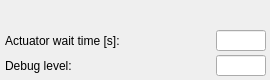
<?xml version="1.0" ?>
<ui version="4.0">
  <class>Dialog</class>
  <widget class="PyDMFrame" name="screen">
    <property name="geometry">
      <rect>
        <x>300</x>
        <y>200</y>
        <width>270</width>
        <height>80</height>
      </rect>
    </property>
    <property name="minimumSize">
      <size>
        <width>270</width>
        <height>80</height>
      </size>
    </property>
    <property name="styleSheet">
      <string notr="true">PyDMFrame#screen {
  color: rgb(0, 0, 0);
  background-color: rgb(187, 187, 187);
  }</string>
    </property>
    <property name="windowTitle">
      <string>filter_drive_config</string>
    </property>
    <layout class="QGridLayout" name="gridLayout" columnstretch="5,211,9,40,1,4" rowstretch="5,20,5,3,15,3,4,3,15,3,4">
      <property name="leftMargin">
        <number>0</number>
      </property>
      <property name="topMargin">
        <number>0</number>
      </property>
      <property name="rightMargin">
        <number>0</number>
      </property>
      <property name="bottomMargin">
        <number>0</number>
      </property>
      <property name="horizontalSpacing">
        <number>0</number>
      </property>
      <property name="verticalSpacing">
        <number>0</number>
      </property>
      <item row="4" column="1" colspan="2">
        <widget class="QLabel" name="text">
          <property name="geometry">
            <rect>
              <x>5</x>
              <y>33</y>
              <width>220</width>
              <height>15</height>
            </rect>
          </property>
          <property name="sizePolicy">
            <sizepolicy hsizetype="Ignored" vsizetype="Ignored">
              <horstretch>0</horstretch>
              <verstretch>0</verstretch>
            </sizepolicy>
          </property>
          <property name="text">
            <string>Actuator wait time [s]:</string>
          </property>
          <property name="font">
            <font>
              <pointsize>9</pointsize>
            </font>
          </property>
          <property name="brush" stdset="0">
            <brush brushstyle="SolidPattern">
              <color alpha="255">
                <red>0</red>
                <green>0</green>
                <blue>0</blue>
              </color>
            </brush>
          </property>
          <property name="toolTip">
            <string>text</string>
          </property>
          <property name="alignment">
            <set>Qt::AlignLeading|Qt::AlignLeft|Qt::AlignVCenter</set>
          </property>
          <property name="styleSheet">
            <string notr="true">QLabel#text {
  color: rgb(0, 0, 0);
  }</string>
          </property>
        </widget>
      </item>
      <item row="8" column="1" colspan="2">
        <widget class="QLabel" name="text_1">
          <property name="geometry">
            <rect>
              <x>5</x>
              <y>58</y>
              <width>220</width>
              <height>15</height>
            </rect>
          </property>
          <property name="sizePolicy">
            <sizepolicy hsizetype="Ignored" vsizetype="Ignored">
              <horstretch>0</horstretch>
              <verstretch>0</verstretch>
            </sizepolicy>
          </property>
          <property name="text">
            <string>Debug level:</string>
          </property>
          <property name="font">
            <font>
              <pointsize>9</pointsize>
            </font>
          </property>
          <property name="brush" stdset="0">
            <brush brushstyle="SolidPattern">
              <color alpha="255">
                <red>0</red>
                <green>0</green>
                <blue>0</blue>
              </color>
            </brush>
          </property>
          <property name="toolTip">
            <string>text_1</string>
          </property>
          <property name="alignment">
            <set>Qt::AlignLeading|Qt::AlignLeft|Qt::AlignVCenter</set>
          </property>
          <property name="styleSheet">
            <string notr="true">QLabel#text_1 {
  color: rgb(0, 0, 0);
  }</string>
          </property>
        </widget>
      </item>
      <item row="3" column="2" rowspan="3" colspan="3">
        <widget class="PyDMLineEdit" name="text_entry">
          <property name="geometry">
            <rect>
              <x>216</x>
              <y>30</y>
              <width>50</width>
              <height>21</height>
            </rect>
          </property>
          <property name="sizePolicy">
            <sizepolicy hsizetype="Ignored" vsizetype="Ignored">
              <horstretch>0</horstretch>
              <verstretch>0</verstretch>
            </sizepolicy>
          </property>
          <property name="channel" stdset="0">
            <string>ca://${P}${R}WaitTime</string>
          </property>
          <property name="toolTip">
            <string>${P}${R}WaitTime</string>
          </property>
          <property name="font">
            <font>
              <pointsize>12</pointsize>
            </font>
          </property>
          <property name="styleSheet">
            <string notr="true">PyDMLineEdit#text_entry {
  color: rgb(0, 0, 0);
  background-color: rgb(115, 223, 255);
  border: 1px solid black;
  margin: 0px;
  padding: 0px;
  spacing: 0px;
  }</string>
          </property>
        </widget>
      </item>
      <item row="7" column="2" rowspan="3" colspan="3">
        <widget class="PyDMLineEdit" name="text_entry_1">
          <property name="geometry">
            <rect>
              <x>216</x>
              <y>55</y>
              <width>50</width>
              <height>21</height>
            </rect>
          </property>
          <property name="sizePolicy">
            <sizepolicy hsizetype="Ignored" vsizetype="Ignored">
              <horstretch>0</horstretch>
              <verstretch>0</verstretch>
            </sizepolicy>
          </property>
          <property name="channel" stdset="0">
            <string>ca://${P}${R}Debug</string>
          </property>
          <property name="toolTip">
            <string>${P}${R}Debug</string>
          </property>
          <property name="font">
            <font>
              <pointsize>12</pointsize>
            </font>
          </property>
          <property name="styleSheet">
            <string notr="true">PyDMLineEdit#text_entry_1 {
  color: rgb(0, 0, 0);
  background-color: rgb(115, 223, 255);
  border: 1px solid black;
  margin: 0px;
  padding: 0px;
  spacing: 0px;
  }</string>
          </property>
        </widget>
      </item>
      <item row="1" column="1" colspan="3">
        <widget class="PyDMLabel" name="text_update">
          <property name="geometry">
            <rect>
              <x>5</x>
              <y>5</y>
              <width>260</width>
              <height>20</height>
            </rect>
          </property>
          <property name="sizePolicy">
            <sizepolicy hsizetype="Ignored" vsizetype="Ignored">
              <horstretch>0</horstretch>
              <verstretch>0</verstretch>
            </sizepolicy>
          </property>
          <property name="toolTip">
            <string>PV: ${P}${R}Description</string>
          </property>
          <property name="channel" stdset="0">
            <string>ca://${P}${R}Description</string>
          </property>
          <property name="font">
            <font>
              <pointsize>12</pointsize>
            </font>
          </property>
          <property name="alignment">
            <set>Qt::AlignCenter</set>
          </property>
          <property name="textInteractionFlags">
            <set>Qt::TextSelectableByKeyboard|Qt::TextSelectableByMouse</set>
          </property>
          <property name="styleSheet">
            <string notr="true">PyDMLabel#text_update {
  color: rgb(255, 255, 255);
  background-color: rgb(10, 0, 184);
  }</string>
          </property>
        </widget>
      </item>
    </layout>
    <zorder>text</zorder>
    <zorder>text_1</zorder>
    <zorder>text_entry</zorder>
    <zorder>text_entry_1</zorder>
    <zorder>text_update</zorder>
  </widget>
  <customwidgets>
    <customwidget>
      <class>PyDMLabel</class>
      <extends>QLabel</extends>
      <header>pydm.widgets.label</header>
    </customwidget>
    <customwidget>
      <class>PyDMLineEdit</class>
      <extends>QLineEdit</extends>
      <header>pydm.widgets.line_edit</header>
    </customwidget>
    <customwidget>
      <class>PyDMFrame</class>
      <extends>QFrame</extends>
      <header>pydm.widgets.frame</header>
    </customwidget>
  </customwidgets>
</ui>
